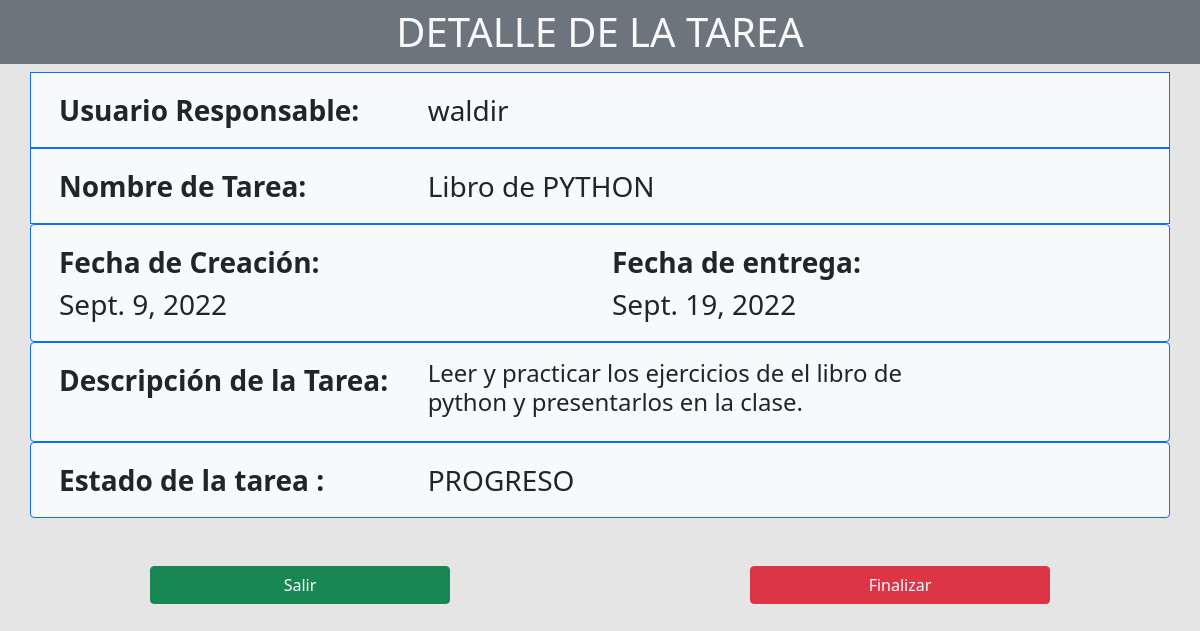
/detalle/10, run on the app's committed database.
### gestion_tareas/models.py (models this page shows)
class tarea(models.Model):
    nombre_tarea = models.CharField(max_length=50,default='')
    descripcion = models.CharField(max_length=500, default='')
    fecha_de_creacion = models.DateField(default=datetime.date.today)
    fecha_entrega = models.DateField(default=datetime.date.today)
    usuario_responsable = models.CharField(max_length=128 , default='')
    estado_dela_tarea  =models.CharField(max_length=32 , default='PROGRESO')

### gestion_tareas/views.py (the view)
# urls.py: path('detalle/<int:tareas_id>', views.detalle, name='vista_detallada'),
def detalle(request,tareas_id):
    tareas_info = tarea.objects.get(id = tareas_id)
    if request.method == 'POST':
        tareas_info.estado_dela_tarea = 'FINALIZADA'
        tareas_info.save()
        return HttpResponseRedirect(reverse('gestion_tareas:dashboard'))
    return render(request, 'gestion_tareas/vista_detallada.html',{'tarea_detalle': tareas_info})

### gestion_tareas/templates/gestion_tareas/vista_detallada.html (shortened to what this page needs)
<!DOCTYPE html>
<html lang="en">
<head>
    <link href="https://cdn.jsdelivr.net/npm/bootstrap@5.0.2/dist/css/bootstrap.min.css" rel="stylesheet">
</head>
<body style="background-color: rgba(0,0,0, 0.1); height: 100vh;" >
    <h1 class="py-2 bg-secondary text-center text-light">DETALLE DE LA TAREA</h1>
    <div class="container fs-3"  >
        <form action="{% url 'gestion_tareas:vista_detallada' tarea_detalle.id %}" method="post">
            <div class="row p-3 border border-primary bg-light">
                <div class="col-md-4 ml-auto fw-bold">
                    Usuario Responsable:
                </div>
                <div class="col-md-6">
                    {{ tarea_detalle.usuario_responsable }}
                </div>
            </div>
            <div class="row p-3 border border-primary bg-light">
                <div class="col-md-4 ml-auto fw-bold">
                    Nombre de Tarea:
                </div>
                <div class="col-md-6">
                    {{ tarea_detalle.nombre_tarea }}
                </div>
            </div>
            <div class="row p-3 border border-primary rounded bg-light">
                <div class="col-md-6 ">
                    <div class="col-md-6 fw-bold">Fecha de Creación:</div>
                    <div class="col-md-6">{{ tarea_detalle.fecha_de_creacion }}</div>
                </div>
                <div class="col-md-6 ">
                    <div class="col-md-6 fw-bold ">Fecha de entrega: </div>
                    <div class="col-md-6 ">{{ tarea_detalle.fecha_entrega }}</div>
                </div>
            </div>
           <div class="row p-3 border border-primary rounded bg-light">
            <div class="col-md-4 fw-bold">Descripción de la Tarea:</div>
            <div class="col-md-6">
                <h4>{{ tarea_detalle.descripcion }}</h4></div>
           </div>
            <div class="row p-3 border border-primary rounded bg-light">
                <div class="col-md-4 fw-bold">Estado de la tarea : </div>
                <div  class="col-md-6">{{ tarea_detalle.estado_dela_tarea }}</div>
            </div>
        </div >
            <div class="col d-flex justify-content-around mt-5  pb-4">
                <a class="col-3 btn btn-success float-start" href="/dashboard">Salir</a>
                <button type="submit" class="col-3 btn btn-danger float-start">Finalizar</button>
            </div>
</body>
</html>

### data on the page
tarea: usuario_responsable "waldir", nombre_tarea "Libro de PYTHON", fecha_de_creacion "Sept. 9, 2022", fecha_entrega "Sept. 19, 2022", descripcion "Leer y practicar los ejercicios de el libro de python y presentarlos en la clase.", estado_dela_tarea "PROGRESO"
